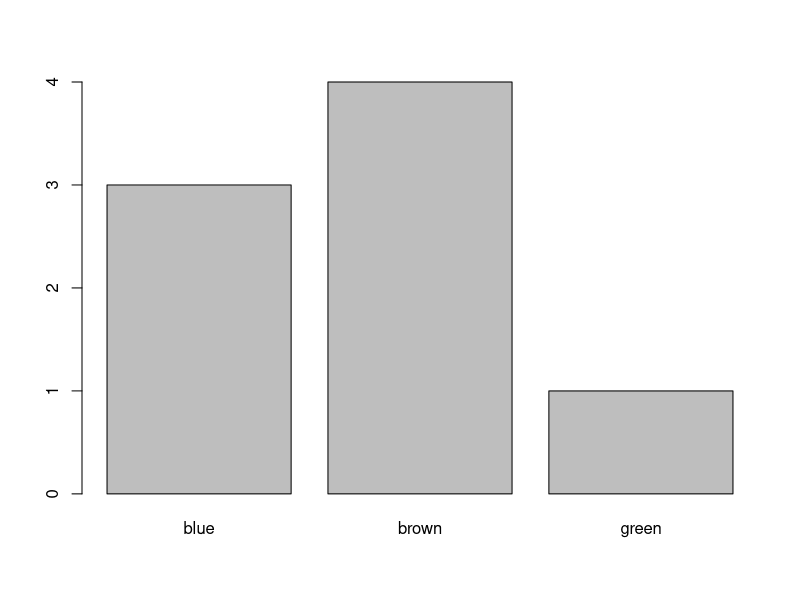
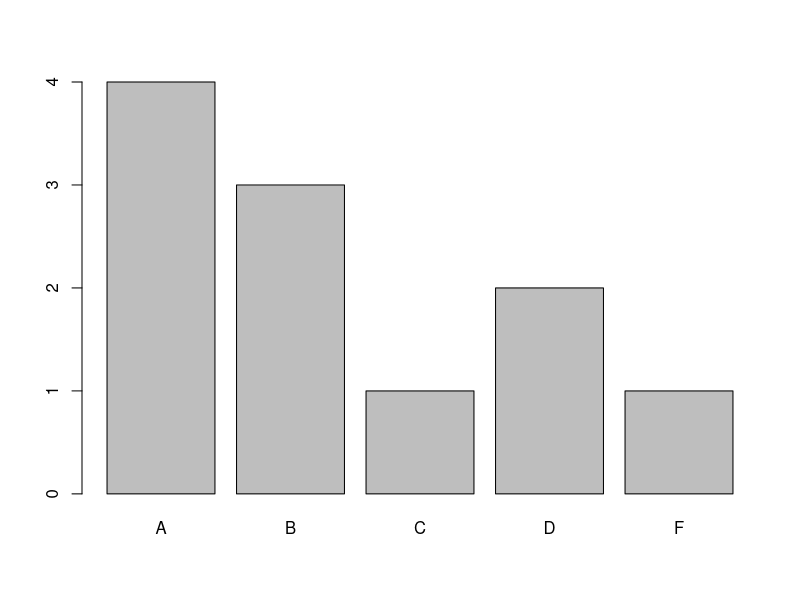
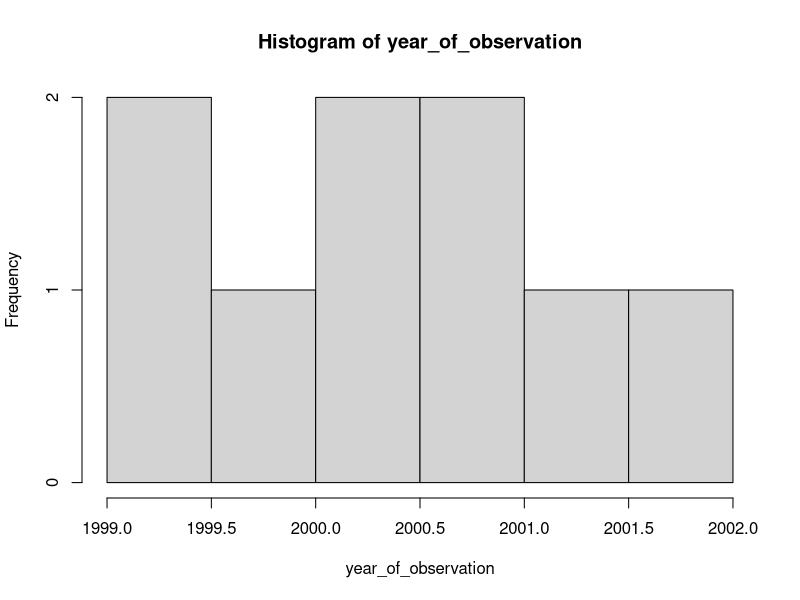
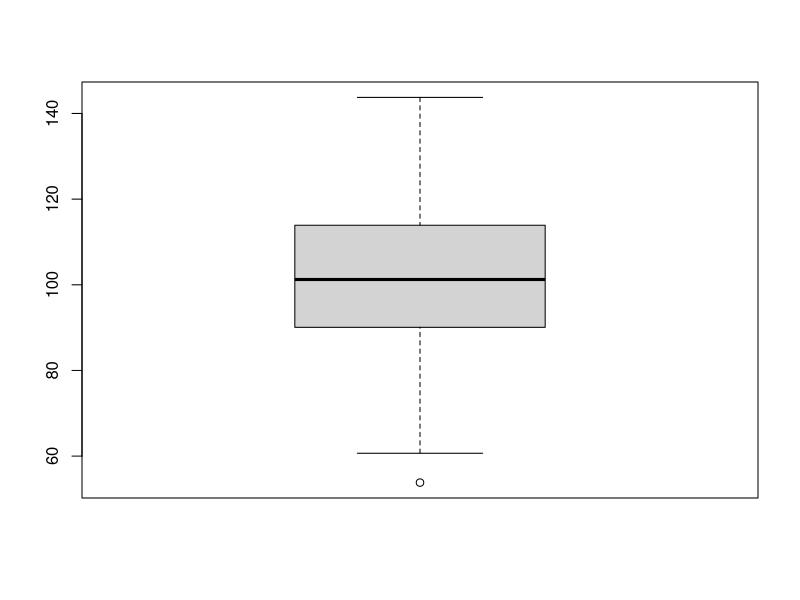
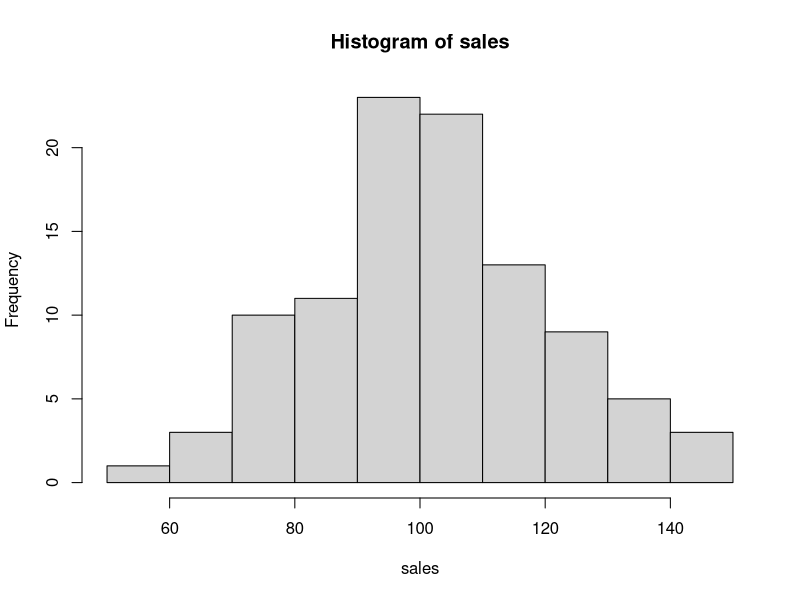
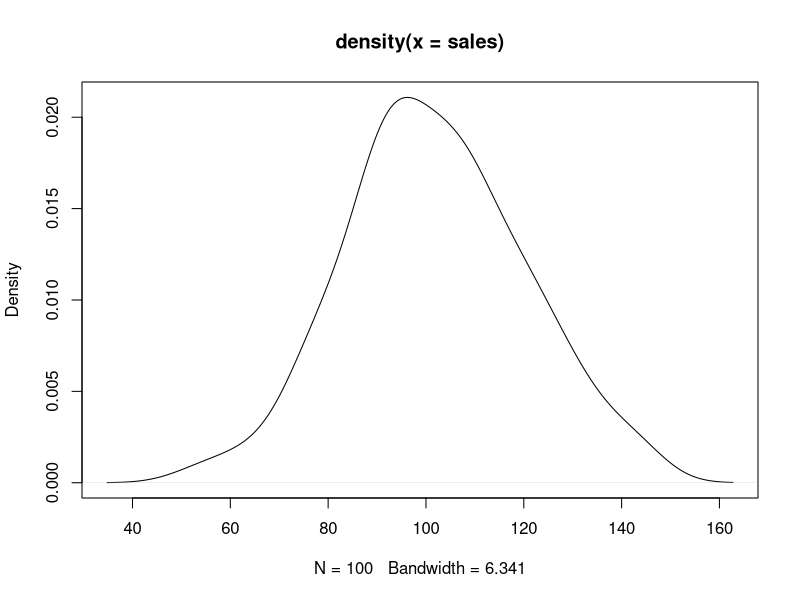
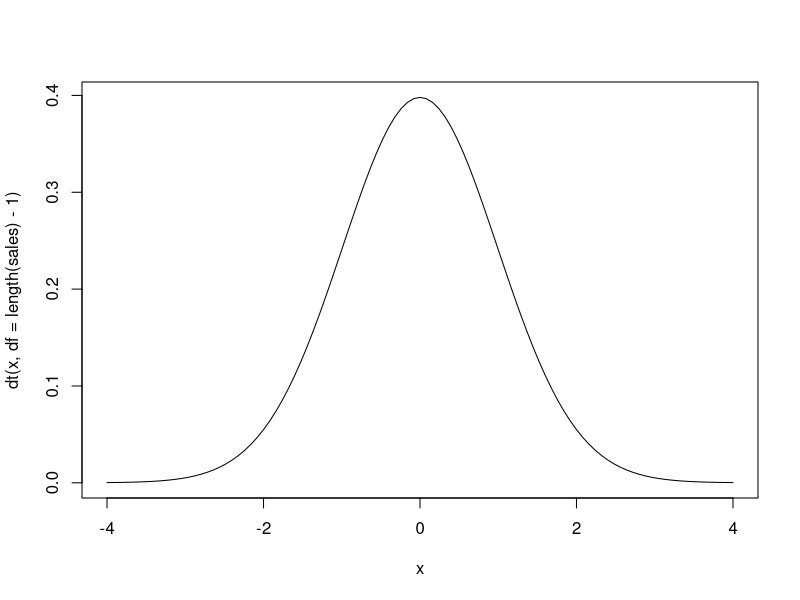
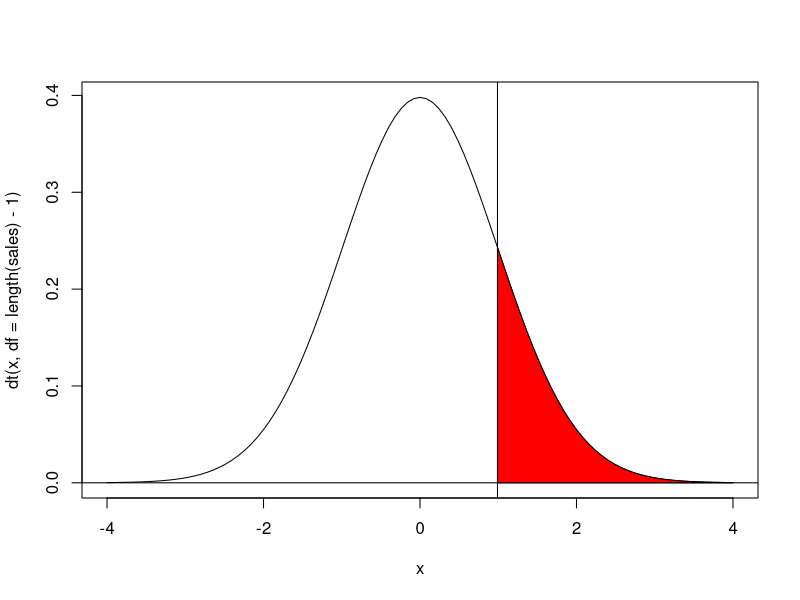

Reproduce these figures in R, in order.
## ---- chunk 1
knitr::opts_chunk$set(fig.height=3, fig.width=3)
## ---- chunk 2
    # Equivalently:
## ---- chunk 3
    ?sum
## ---- chunk 4
eyecolor <- c("brown", "green", "brown", "blue", "blue", "blue", "brown", "brown")
eyecolor_counts <- table(eyecolor)
barplot(eyecolor_counts)
## ---- chunk 5
# American grading system (A is best, F is fail)
grades <- c("A", "A", "C", "D", "B", "A", "F", "B", "A", "D", "B")
grades <- sort(grades, decreasing = TRUE)
grades_count <- table(grades)
barplot(grades_count)
## ---- chunk 6
# e.g. .5 is second half
year_of_observation <- c(2000.5, 2000.5, 2001, 2002, 1999.5, 1999, 2000, 2001.5, 2001)
hist(year_of_observation)
## ---- chunk 7
set.seed(123)
sales <- rnorm(100, 100, 20)
boxplot(sales)
# There is one outlier that is more than 1.5 * interquartile-range away from the box:
any(sales<quantile(sales,0.25)-1.5*IQR(sales))
hist(sales)
plot(density(sales))
## ---- chunk 8
# Equivalently:
sum(sales)/length(sales)
mean(sales)
## ---- chunk 9
# Equivalently:
quantile(sales, 0.5)
median(sales)
## ---- chunk 10
var(sales)
# Equivalently:
sqrt(var(sales))
sd(sales)
## ---- chunk 11
# Equivalently:
diff(quantile(sales, c(0.25, 0.75)))
IQR(sales)
## ---- chunk 12
mean(sales) - 100 # pretty close 
## ---- chunk 13
t.statistic <- (mean(sales) - 100) / (sd(sales)/ sqrt(length(sales)))
t.statistic
## ---- chunk 14
curve(dt(x, df = length(sales)-1), xlim = c(-4,4))
## ---- chunk 15
curve(dt(x, df = length(sales)-1), xlim = c(-4,4))
abline(v = t.statistic)
abline(h = 0)
polygon(c(t.statistic, seq(t.statistic, 4, 0.01), 4), c(0, dt(seq(t.statistic, 4, 0.01), df = length(sales)-1), 0), col = 'red')
## ---- chunk 16
# One-sided test
p.value <- 1 - pt(t.statistic, df = length(sales)-1)
p.value
t.test(sales, mu = 100, alternative = "greater")
# Two-sided test
p.value <- 2*(1 - pt(t.statistic, df = length(sales)-1))
p.value

t.test(sales, mu = 100)
## ---- chunk 17
set.seed(22)
sales_sample <- sample(sales, 10)
# 100 is the population mean!
t.test(sales_sample, mu = 100)
## ---- chunk 18
set.seed(1)
sales_sample <- sample(sales, 10)
# 100 is the population mean!
t.test(sales_sample, mu = 120)
## ---- chunk 19
t.test(sales, mu = 100)
## ---- chunk 20
sales2 <- rnorm(100, 100, 20)
t.test(sales, sales2)
## ---- chunk 21
sales_data <- data.frame(store1 = sales, store2 = sales2, store3 = rnorm(100, 100, 20))
sales_data <- tidyr::gather(sales_data, key = store, value = sales)
head(sales_data) # first 6 lines in df
tail(sales_data) # last 6 lines in df

# All have same mean:
summary(aov(sales~store, data = sales_data))

# Change one store to have a different mean:
sales_data$sales[sales_data$store == "store3"] <- sales_data$sales[sales_data$store == "store3"] - 50
summary(aov(sales~store, data = sales_data))
## ---- chunk 22
chisq.test(eyecolor_counts)
## ---- chunk 23
set.seed(1)
female_eyecolor <- sample(eyecolor, size = length(eyecolor), replace = TRUE)
male_eyecolor <- sample(eyecolor, size = length(eyecolor), replace = TRUE)


eyecolor_data <- data.frame(f = female_eyecolor, m = male_eyecolor) 
eyecolor_data <- tidyr::gather(eyecolor_data, key = 'sex', value = 'eyecolor')

chisq.test(eyecolor_data$sex, eyecolor_data$eyecolor)
## ---- chunk 24
set.seed(1)
advertisement_spending <- rnorm(100, 50, 20)
# True intercept is 20, true beta1 is 5
sales <- 20 + 5 * advertisement_spending + rnorm(100, 0, 15)

summary(ols <- lm(sales~advertisement_spending))

# R-squared and adj. R-squared calculation
(R2 <- sum((fitted(ols) - mean(sales))^2)  / sum((sales - mean(sales))^2))
adjR2 <- 1 - ( (1-R2) * (length(sales) - 1) ) / (length(sales) - length(coef(ols)))
adjR2
## ---- chunk 25
plot(advertisement_spending, sales, xlim = c(10, 100), ylim = c(0, 450))
lines(predict(ols, data.frame(advertisement_spending = 0:99)))
## ---- chunk 26
price <- rgamma(100, 10, 1)
sales <- 20 + 5 * advertisement_spending - 3 * price + rnorm(100, 0, 15)
summary(mols <- lm(sales ~ advertisement_spending + price))
## ---- chunk 27
# Equivalently:
coef(ols)['(Intercept)'] + 50 * coef(ols)['advertisement_spending']
predict(ols, data.frame(advertisement_spending = 50))
## ---- chunk 28
# Equivalently
coef(mols)['(Intercept)'] + 30 * coef(mols)['advertisement_spending'] + 20 * coef(mols)['price']
predict(mols, data.frame(advertisement_spending = 30, price = 20))
## ---- chunk 29
# Positive linear relationship
# Equivalently:
cor(sales, advertisement_spending)
# standardized covariance thus between -1 and 1
cov(sales, advertisement_spending) / 
  (sd(sales) * sd(advertisement_spending)) 

plot(sales, advertisement_spending)

# Negative linear Relationship
cor(sales, -sales + rnorm(100, 0, 5))
plot(sales, -sales + rnorm(100, 0, 5))

# No linear relationship
set.seed(10)
cor(rnorm(100), rnorm(100))
plot(rnorm(100), rnorm(100))
## ---- chunk 30
plot(sin(1:100))
plot(function(x) x - 0.1 * x^2, xlim = c(-50, 60), type = 'p')
## ---- chunk 31
# Equivalently:
sum((sales - mean(sales)) * (advertisement_spending - mean(advertisement_spending))) / 
  (length(sales) - 1)
cov(sales, advertisement_spending)
## ---- chunk 32
cov(sales, sales)
var(sales)
